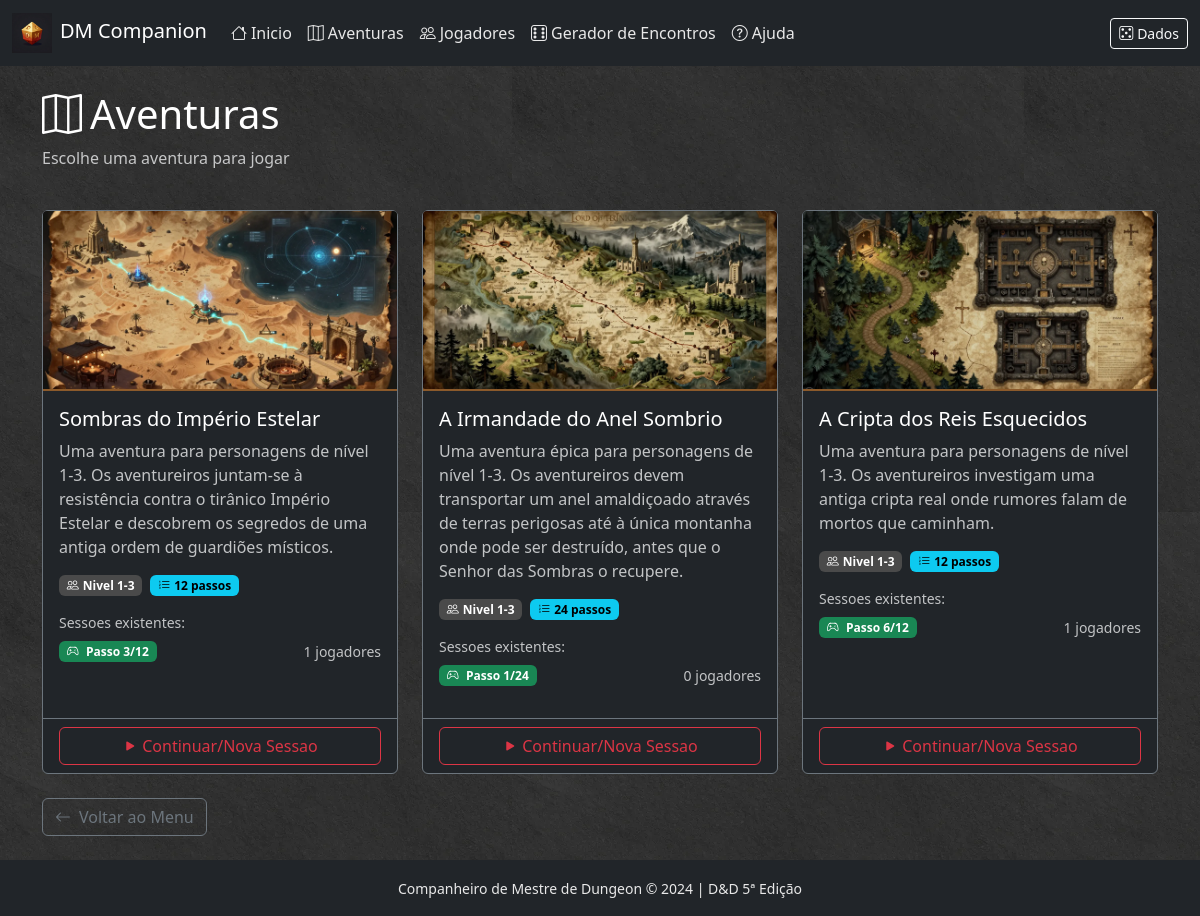
The page /aventura/ on the database its author committed.
### app/models/session.py (models this page shows, shortened)
class GameSession(db.Model):
    __tablename__ = 'game_sessions'
    id = db.Column(db.Integer, primary_key=True)
    nome = db.Column(db.String(200), nullable=False)
    quest_id = db.Column(db.String(100), nullable=True)  # Referencia ao JSON da aventura
    passo_atual = db.Column(db.Integer, default=1)
    estado = db.Column(db.String(50), default='activa')  # activa, pausada, terminada
    criado_em = db.Column(db.DateTime, default=datetime.utcnow)
    atualizado_em = db.Column(db.DateTime, default=datetime.utcnow, onupdate=datetime.utcnow)
    notas = db.Column(db.Text, default='')
    sessao_iniciada_em = db.Column(db.DateTime, nullable=True)
    sessao_pausada_em = db.Column(db.DateTime, nullable=True)
    tempo_total_segundos = db.Column(db.Integer, default=0)  # Tempo acumulado de jogo
    tempo_jogo_inicio = db.Column(db.String(50), default="08:00")  # HH:MM formato
    tempo_jogo_atual = db.Column(db.String(50), default="08:00")
    dia_jogo_atual = db.Column(db.Integer, default=1)
    turnos_exploracao_total = db.Column(db.Integer, default=0)  # Turnos de 10 minutos
    ultimo_descanso_curto = db.Column(db.DateTime, nullable=True)  # 1 hora
    ultimo_descanso_longo = db.Column(db.DateTime, nullable=True)  # 8 horas
    jogadores = db.relationship(
        'SessionPlayer',
        backref='sessao',
        lazy='dynamic',
        cascade='all, delete-orphan'
    )
    combate = db.relationship(
        'SessionCombat',
        backref='sessao',
        uselist=False,
        cascade='all, delete-orphan'
    )
    @classmethod
    def count_for_quest(cls, quest_id):
        return cls.query.filter_by(quest_id=quest_id).filter(
            cls.estado.in_(['activa', 'pausada'])
        ).count()
    @classmethod
    def get_for_quest(cls, quest_id):
        return cls.query.filter_by(quest_id=quest_id).order_by(
            cls.atualizado_em.desc()
        ).all()
    @classmethod
    def can_create_for_quest(cls, quest_id):
        return cls.count_for_quest(quest_id) < 3

### app/routes/quest.py (the view)
@quest_bp.route('/')
def list_quests():
    loader = QuestLoader()
    quests = loader.get_all_quests()
    quests_data = []
    for quest in quests:
        quest_info = {
            'quest': quest,
            'sessions': session_service.get_sessions_for_quest(quest.id),
            'session_count': session_service.count_sessions_for_quest(quest.id),
            'can_create': session_service.can_create_session_for_quest(quest.id)
        }
        quests_data.append(quest_info)
    return render_template('quest/list.html', quests_data=quests_data)

### app/services/quest_loader.py (called while the page is built)
    def _get_quests_folder(self) -> str:
        return current_app.config.get('QUESTS_FOLDER', 'app/data/quests')

    def get_all_quests(self) -> list:
        quests = []
        quests_folder = self._get_quests_folder()
        if not os.path.exists(quests_folder):
            return quests
        for filename in os.listdir(quests_folder):
            if filename.endswith('.json'):
                quest_id = filename[:-5]  # Remover .json
                quest = self.get_quest(quest_id)
                if quest:
                    quests.append(quest)
        return quests

    def get_quest(self, quest_id: str) -> Quest | None:
        if quest_id in self._quests_cache:
            return self._quests_cache[quest_id]
        quests_folder = self._get_quests_folder()
        filepath = os.path.join(quests_folder, f'{quest_id}.json')
        if not os.path.exists(filepath):
            return None
        with open(filepath, 'r', encoding='utf-8') as f:
            data = json.load(f)
        quest = self._parse_quest(quest_id, data)
        self._quests_cache[quest_id] = quest
        return quest

### app/services/session_service.py (called while the page is built)
    def get_sessions_for_quest(self, quest_id):
        return GameSession.get_for_quest(quest_id)

    def count_sessions_for_quest(self, quest_id):
        return GameSession.count_for_quest(quest_id)

    def can_create_session_for_quest(self, quest_id):
        return GameSession.can_create_for_quest(quest_id)

### app/templates/quest/list.html (shortened to what this page needs)
{% extends "base.html" %}
{% block content %}
<div class="container py-4">
    <div class="row mb-4">
        <div class="col">
            <h1><i class="bi bi-map me-2"></i>Aventuras</h1>
            <p class="text-light opacity-75">Escolhe uma aventura para jogar</p>
        </div>
    </div>
    {% if quests_data %}
        <div class="row g-4">
            {% for item in quests_data %}
            <div class="col-md-6 col-lg-4">
                <div class="card bg-dark border-secondary quest-card h-100">
                    {% if item.quest.id == 'cripta-reis-esquecidos' %}
                    <img src="{{ url_for('static', filename='img/maps/overview/cripta-reis-esquecidos.webp') }}"
                         alt="{{ item.quest.titulo }}" class="quest-map-preview">
                    {% elif item.quest.id == 'sombras-imperio-estelar' %}
                    <img src="{{ url_for('static', filename='img/maps/overview/sombras-imperio-estelar.webp') }}"
                         alt="{{ item.quest.titulo }}" class="quest-map-preview">
                    {% elif item.quest.id == 'a-irmandade-do-anel-sombrio' %}
                    <img src="{{ url_for('static', filename='img/maps/overview/irmandade-anel-sombrio.webp') }}"
                         alt="{{ item.quest.titulo }}" class="quest-map-preview">
                    {% endif %}
                    <div class="card-body card-body-with-map">
                        <h5 class="card-title">{{ item.quest.titulo }}</h5>
                        <p class="card-text text-light opacity-75">{{ item.quest.descricao }}</p>
                        <div class="d-flex gap-2 mb-3">
                            <span class="badge bg-secondary">
                                <i class="bi bi-people me-1"></i>Nivel {{ item.quest.nivel_min }}-{{ item.quest.nivel_max }}
                            </span>
                            <span class="badge bg-info">
                                <i class="bi bi-list-ol me-1"></i>{{ item.quest.passos|length }} passos
                            </span>
                        </div>
                        {% if item.sessions %}
                        <div class="mb-3">
                            <small class="text-light opacity-75 d-block mb-2">Sessoes existentes:</small>
                            {% for s in item.sessions[:2] %}
                            <div class="d-flex align-items-center justify-content-between mb-1">
                                <span class="session-badge badge bg-{{ 'success' if s.estado == 'activa' else 'warning' if s.estado == 'pausada' else 'secondary' }}">
                                    <i class="bi bi-controller me-1"></i>
                                    Passo {{ s.passo_atual }}/{{ item.quest.passos|length }}
                                </span>
                                <small class="text-light opacity-75">{{ s.jogadores.count() }} jogadores</small>
                            </div>
                            {% endfor %}
                        </div>
                        {% endif %}
                    </div>
                    <div class="card-footer bg-transparent border-secondary">
                        <a href="{{ url_for('quest.start_quest', quest_id=item.quest.id) }}" class="btn btn-outline-danger w-100">
                            {% if item.sessions %}
                                <i class="bi bi-play-fill me-1"></i>Continuar/Nova Sessao
                            {% else %}
                                <i class="bi bi-play-fill me-1"></i>Iniciar Aventura
                            {% endif %}
                        </a>
                    </div>
                </div>
            </div>
            {% endfor %}
        </div>
    {% else %}
        <div class="alert alert-info">
            <i class="bi bi-info-circle me-2"></i>
            Ainda nao ha aventuras disponiveis. As aventuras sao carregadas da pasta <code>app/data/quests/</code>.
        </div>
    {% endif %}
    <div class="mt-4">
        <a href="{{ url_for('main.index') }}" class="btn btn-outline-secondary">
            <i class="bi bi-arrow-left me-2"></i>Voltar ao Menu
        </a>
    </div>
</div>
{% endblock %}

### app/templates/base.html (shortened to what this page needs)
<!DOCTYPE html>
<html lang="pt-PT">
<head>
    <link href="https://cdn.jsdelivr.net/npm/bootstrap@5.3.2/dist/css/bootstrap.min.css" rel="stylesheet">
    <link href="https://cdn.jsdelivr.net/npm/bootstrap-icons@1.11.1/font/bootstrap-icons.css" rel="stylesheet">
    <link href="{{ url_for('static', filename='css/style.css') }}" rel="stylesheet">
</head>
<body class="d-flex flex-column min-vh-100">
    <nav class="navbar navbar-expand-lg navbar-dark bg-dark">
        <div class="container-fluid">
            <a class="navbar-brand" href="{{ url_for('main.index') }}">
                <img src="{{ url_for('static', filename='img/logos/app-logo.webp') }}" alt="DM Companion Logo" class="app-logo">DM Companion
            </a>
            <div class="collapse navbar-collapse" id="navbarNav">
                <ul class="navbar-nav me-auto">
                    <li class="nav-item">
                        <a class="nav-link" href="{{ url_for('main.index') }}">
                            <i class="bi bi-house me-1"></i>Inicio
                        </a>
                    </li>
                    <li class="nav-item">
                        <a class="nav-link" href="{{ url_for('quest.list_quests') }}">
                            <i class="bi bi-map me-1"></i>Aventuras
                        </a>
                    </li>
                    <li class="nav-item">
                        <a class="nav-link" href="{{ url_for('main.characters') }}">
                            <i class="bi bi-people me-1"></i>Jogadores
                        </a>
                    </li>
                    <li class="nav-item">
                        <a class="nav-link" href="{{ url_for('encounter.generator_page') }}">
                            <i class="bi bi-dice-6 me-1"></i>Gerador de Encontros
                        </a>
                    </li>
                    <li class="nav-item">
                        <a class="nav-link" href="{{ url_for('main.help_page') }}">
                            <i class="bi bi-question-circle me-1"></i>Ajuda
                        </a>
                    </li>
                </ul>
                <div class="d-flex align-items-center">
                    <button class="btn btn-outline-light btn-sm" data-bs-toggle="modal" data-bs-target="#diceModal" title="Lancar Dados">
                        <i class="bi bi-dice-5 me-1"></i>Dados
                    </button>
                </div>
            </div>
        </div>
    </nav>
    <main class="flex-grow-1">
        {% block content %}{% endblock %}
    </main>
    <footer class="bg-dark text-light py-3 mt-auto">
        <div class="container text-center">
            <small>Companheiro de Mestre de Dungeon &copy; 2024 | D&D 5ª Edição</small>
        </div>
    </footer>
</body>
</html>

### app/static/css/style.css (style rules this page uses)
:root { --dnd-red: #dc3545; --dnd-gold: #ffc107; --dnd-dark: #212529; --dnd-parchment: #fdf1dc; }
body { background-color: #1a1a1a; background-image: url('/static/img/backgrounds/texture-dark.webp'); background-repeat: repeat; background-size: 512px 512px; color: #f5f5f5; }
.card { background-color: #2a2a2a; border-color: #555; color: #f5f5f5; }
.card-body, .card-header, .card-footer { color: #f5f5f5; }
a { color: #7cb8ff; }
h1, h2, h3, h4, h5, h6 { color: #ffffff; }
p, li, span, small { color: #e8e8e8; }
.quest-card { transition: transform 0.2s ease, box-shadow 0.2s ease; }
.badge { font-weight: 600; }
.badge.bg-secondary { background-color: #4a4a4a !important; color: #ffffff !important; }
.badge.bg-info { background-color: #0dcaf0 !important; color: #000000 !important; }
.navbar-dark .navbar-nav .nav-link { color: #e8e8e8; }
.card .card-title { color: #ffffff; }
.card .card-text { color: #d0d0d0; }
.app-logo { width: 40px; height: 40px; object-fit: contain; vertical-align: middle; margin-right: 8px; }

### app/templates/quest/list.html (style rules this page uses)
.quest-card { transition: transform 0.2s, box-shadow 0.2s; }
.session-badge { font-size: 0.75rem; }
.quest-map-preview { width: 100%; height: 180px; object-fit: cover; border-radius: 4px 4px 0 0; border-bottom: 2px solid #8b5a2b; }
.card-body-with-map { padding-top: 1rem; }

### rows shown on the page
GameSession: passo_atual "3", quest.passos|length "12", jogadores.count "1"
GameSession: passo_atual "1", quest.passos|length "24", jogadores.count "0"
GameSession: passo_atual "6", quest.passos|length "12", jogadores.count "1"

### other values the page prints
{{ item.quest.titulo }} "Sombras do Império Estelar" "A Irmandade do Anel Sombrio" "A Cripta dos Reis Esquecidos"
{{ item.quest.descricao }} "Uma aventura para personagens de nível 1-3. Os aventureiros juntam-se à resistência contra o tirânico Império Estelar e descobrem os segredos de uma antiga ordem de guardiões místicos." "Uma aventura para personagens de nível 1-3. Os aventureiros investigam uma antiga cripta real onde rumores falam de mortos que caminham."
{{ item.quest.nivel_min }} "1" "1" "1"
{{ item.quest.nivel_max }} "3" "3" "3"
{{ item.quest.passos|length }} "12" "24" "12"
